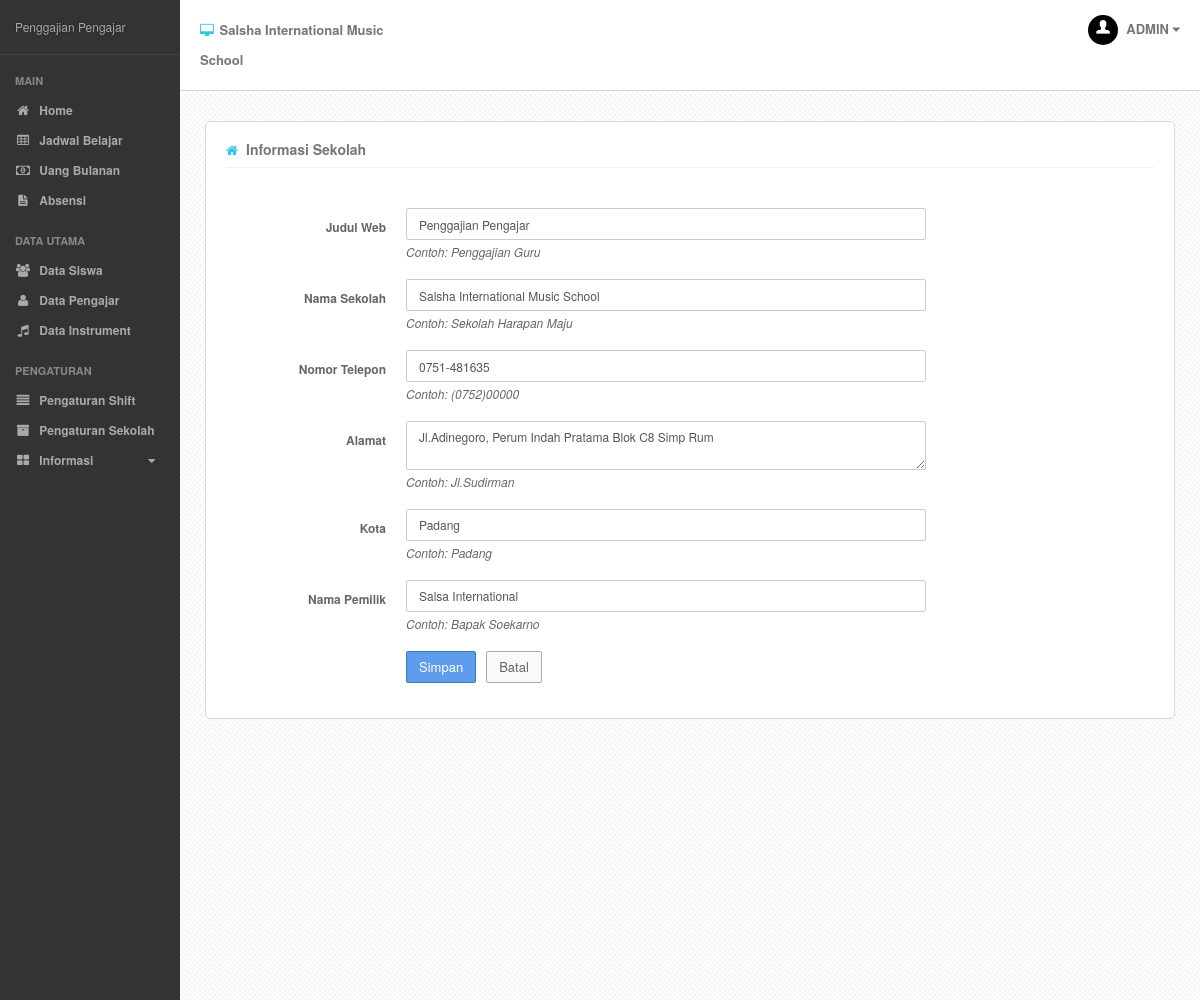
Screenshot of /?p=informasi&sub=sekolah (signed in) with the database file from the repository.
### tables this page shows
CREATE TABLE IF NOT EXISTS `setting` (
  `nama_setting` varchar(20) NOT NULL DEFAULT '',
  `value` varchar(50) DEFAULT NULL,
  PRIMARY KEY (`nama_setting`)
);

### index.php (called while the page is built, shortened)
<?php
require('content/classes/mainClass.php');
$webApp = new webApp();
$webApp->createWebApp();
?>

### content/view/page/informasi-sekolah.php (the view, shortened to what this page needs)
<?php
$setting = new settingApps();
?>
<div class="page-content">
	<div class="single-head">
		<h3 class="pull-left"><i class="fa fa-home lblue"></i> Informasi Sekolah</h3>
		<div class="clearfix"></div>
	</div>
	<div class="page-form validate-form">
		<form id="informasi" class="form-horizontal" role="form" method="post" action="content/proses.php?act=saveInfo">
			<div class="form-group">
				<label for="judulweb" class="control-label col-lg-3">Judul Web</label>
				<div class="col-lg-9">
					<input id="judulweb" name="judulweb" class="form-control" type="text" value="<?php echo $setting->loadSetting('judul')?>"/>
					<em>Contoh: Penggajian Guru</em>
				</div>
			</div>
			<div class="form-group">
				<label for="namasekolah" class="control-label col-lg-3">Nama Sekolah</label>
				<div class="col-lg-9">
					<input id="namasekolah" name="namasekolah" class="form-control" type="text"  value="<?php echo $setting->loadSetting('nama')?>"/>
					<em>Contoh: Sekolah Harapan Maju</em>
				</div>
			</div>
			<div class="form-group">
				<label for="notelp" class="control-label col-lg-3">Nomor Telepon</label>
				<div class="col-lg-9">
					<input id="notelp" name="notelp" class="form-control" type="text"  value="<?php echo $setting->loadSetting('telepon')?>"/>
					<em>Contoh: (0752)00000</em>
				</div>
			</div>
			<div class="form-group">
				<label for="alamat" class="control-label col-lg-3">Alamat</label>
				<div class="col-lg-9">
					<textarea id="alamat" name="alamat" class="form-control"><?php echo $setting->loadSetting('alamat')?></textarea>
					<em>Contoh: Jl.Sudirman</em>
				</div>
			</div>
			<div class="form-group">
				<label for="notelp" class="control-label col-lg-3">Kota</label>
				<div class="col-lg-9">
					<input id="kota" name="kota" class="form-control" type="text"  value="<?php echo $setting->loadSetting('kota')?>"/>
					<em>Contoh: Padang</em>
				</div>
			</div>
			<div class="form-group">
				<label for="alamat" class="control-label col-lg-3">Nama Pemilik</label>
				<div class="col-lg-9">
					<input id="pemilik" name="pemilik" class="form-control" type="text"  value="<?php echo $setting->loadSetting('pemilik')?>"/>
					<em>Contoh: Bapak Soekarno</em>
				</div>
			</div>
			<div class="form-group">
				<div class="col-lg-offset-3 col-lg-6">
					<button type="submit" class="btn btn-primary">Simpan</button>&nbsp;&nbsp;
					<a href="./"><button type="button" class="btn btn-default">Batal</button></a>
				</div>
			</div>
		</form>
	</div>
</div>

### content/view/layout.php (shortened to what this page needs)
<!DOCTYPE html>
<html>
	<head>
		<link href="css/bootstrap.min.css" rel="stylesheet">
		<link href="css/font-awesome.min.css" rel="stylesheet">
		<link href="css/less-style.css" rel="stylesheet">
		<link href="css/bootstrap-timepicker.min.css" rel="stylesheet">
		<link href="css/style.css" rel="stylesheet">
	</head>
	<body>
	<?php
		$webApp = new webApp();
		$setting = new settingApps();
    ?>
		<div class="outer">
			<div class="sidebar">
				<div class="sidey">
					<div class="logo">
						<?php echo $setting->loadSetting('judul')?>
					</div>
					<div class="side-nav">
					</div>
				</div>
			</div>
			<div class="mainbar">
				<div class="main-head">
					<div class="container">
						<div class="row">
							<div class="col-md-3 col-sm-4 col-xs-6">
								<h2><i class="fa fa-desktop lblue"></i> <?php echo $setting->loadSetting('nama')?></h2>
							</div>
							<div class="col-md-3 col-sm-4 col-xs-6">
							</div>
							<div class="col-md-3 col-sm-4 hidden-xs">
							</div>
							<div class="col-md-3 hidden-sm hidden-xs">
								<div class="head-user dropdown pull-right">
									<a href="#" data-toggle="dropdown" id="profile">
										<img src="img/user.jpg" alt="" class="img-responsive img-circle"/>
										<?php
										if(isset($_SESSION['usernya'])){
											echo strtoupper($_SESSION['usernya']);
										}
										?>
										<i class="fa fa-caret-down"></i>
									</a>
								</div>
								<div class="clearfix"></div>
							</div>
						</div>
					</div>
				</div>
				<div class="main-content">
					<div class="container">
						<?php
							$webApp->loadContent();
						?>
					</div>
				</div>
			</div>
		</div>
	</body>
</html>

### css/less-style.css (style rules this page uses)
body { color: #666666; }
h1, h2, h3, h4, h5, h6 { color: #777777; }
a { color: #777777; }
.lblue { color: #32c8de; }
.btn.btn-default { background: #f9f9f9; color: #666666 !important; border: 1px solid #aaaaaa; }
.btn.btn-primary { background: #609cec; }
.sidebar { background: #333; }

### css/style.css (style rules this page uses)
body { font-size:12px; line-height:24px; -webkit-font-smoothing: antialiased; }
h1,h2,h3,h4,h5,h6 { font-weight:normal; margin:0px; padding:0px; }
h2 { font-size:25px; }
h3 { font-size:20px; }
a { text-decoration:none !important; }
form { margin:0px !important; }
form * { box-shadow:none !important; }
form input, form textarea, form select { font-size:12px !important; border-radius:2px !important; border:1px solid #ccc !important; }
form label { font-size:12px !important; }
.btn { border-radius:2px; text-decoration:none !important; outline:none !important; }
.outer { width:100%; background:#333; }
.sidebar { width:180px; min-height:800px; float:left; position:absolute; padding:0px; z-index:10000; color:#aaa; }
.sidebar .logo { padding:15px; border-bottom:1px solid #444; text-shadow:0px 0px 2px #222; }
.sidebar .side-nav { padding:20px 15px; padding-bottom:0px; }
.mainbar { position:relative; width:auto; min-height:1000px; margin-left:180px; background:#f7f7f7 url("../img/main-back.png") repeat; }
.mainbar .container { width:100%; max-width:100%; }
.main-head { background:#fff; padding:15px 10px; border-bottom: 1px solid #d8d8d8; }
.main-head h2 { font-size:13px; line-height:30px; font-weight:bold; }
.main-head h2 i { margin-right:2px; }
.main-head .head-user { font-size:13px; line-height:28px; font-weight:bold; }
.main-head .head-user img { max-width:30px; display:inline-block; margin-right:5px; }
.main-content { padding:30px 15px; }
.page-content { background:#fff; padding:20px; border:1px solid #d7d7d7; border-radius:5px; }
.page-content .single-head { padding-bottom:10px; margin-bottom:20px; border-bottom:1px solid #eee; }
.page-content .single-head h3 { font-size:14px; font-weight:bold; }
.page-content .single-head h3 i { font-size:13px; margin-right:4px; }
.validate-form { max-width: 700px; margin-top: 40px; }

### rows the page displays
setting: value "Penggajian Pengajar", judulweb "Penggajian Pengajar"
setting: value "Salsha International Music School", namasekolah "Salsha International Music School"
setting: notelp "0751-481635"
setting: alamat "Jl.Adinegoro, Perum Indah Pratama Blok C8 Simp Rum"
setting: kota "Padang"
setting: pemilik "Salsa International"

### other values shown
$title "MAIN DATA UTAMA PENGATURAN"
$title "Home Jadwal Belajar Uang Bulanan Absensi Data Siswa Data Pengajar Data Instrument Pengaturan Shift Pengaturan Sekolah"
$title "Informasi"
$_SESSION['usernya'] "ADMIN"
